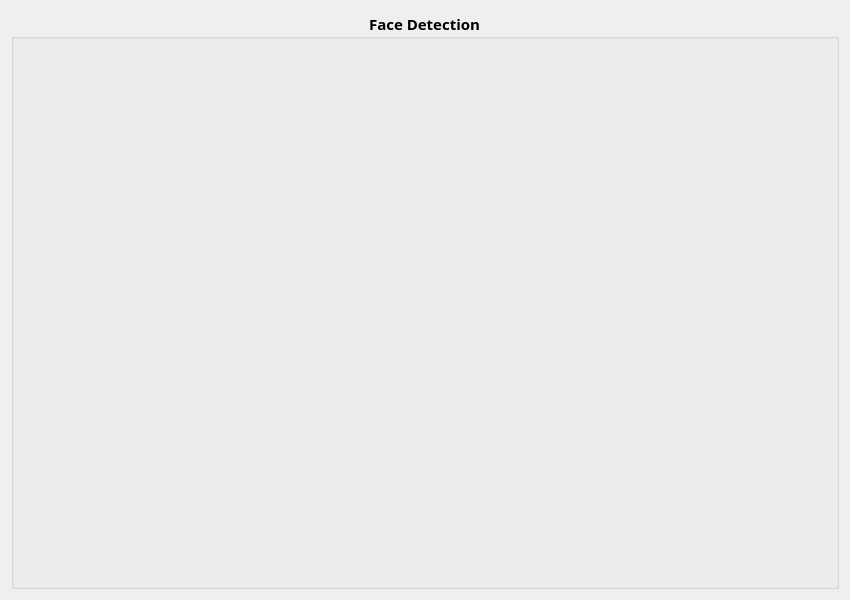
<?xml version="1.0" encoding="UTF-8"?>
<ui version="4.0">
 <class>Form</class>
 <widget class="QWidget" name="Form">
  <property name="geometry">
   <rect>
    <x>0</x>
    <y>0</y>
    <width>850</width>
    <height>600</height>
   </rect>
  </property>
  <property name="windowTitle">
   <string>Face Detection</string>
  </property>
  <layout class="QGridLayout" name="gridLayout">
   <item row="0" column="0">
    <widget class="QGroupBox" name="groupBox">
     <property name="font">
      <font>
       <family>Century Gothic</family>
       <pointsize>11</pointsize>
       <weight>75</weight>
       <bold>true</bold>
      </font>
     </property>
     <property name="title">
      <string>Face Detection</string>
     </property>
     <property name="alignment">
      <set>Qt::AlignCenter</set>
     </property>
     <layout class="QGridLayout" name="gridLayout_2">
      <item row="0" column="0">
       <widget class="QLabel" name="LblCapture">
        <property name="styleSheet">
         <string notr="true"/>
        </property>
        <property name="text">
         <string/>
        </property>
        <property name="alignment">
         <set>Qt::AlignCenter</set>
        </property>
       </widget>
      </item>
     </layout>
    </widget>
   </item>
  </layout>
 </widget>
 <resources/>
 <connections/>
</ui>
